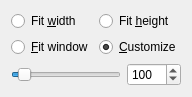
<?xml version="1.0" encoding="UTF-8"?>
<ui version="4.0">
 <class>ScaleWidget</class>
 <widget class="QWidget" name="ScaleWidget">
  <property name="geometry">
   <rect>
    <x>0</x>
    <y>0</y>
    <width>172</width>
    <height>88</height>
   </rect>
  </property>
  <property name="windowTitle">
   <string>Scale</string>
  </property>
  <layout class="QVBoxLayout" name="verticalLayout">
   <item>
    <layout class="QGridLayout" name="gridLayout">
     <item row="0" column="0">
      <widget class="QRadioButton" name="width">
       <property name="text">
        <string>Fit &amp;width</string>
       </property>
      </widget>
     </item>
     <item row="0" column="1">
      <widget class="QRadioButton" name="height">
       <property name="text">
        <string>Fit &amp;height</string>
       </property>
      </widget>
     </item>
     <item row="1" column="0">
      <widget class="QRadioButton" name="window">
       <property name="text">
        <string>&amp;Fit window</string>
       </property>
      </widget>
     </item>
     <item row="1" column="1">
      <widget class="QRadioButton" name="custom">
       <property name="text">
        <string>&amp;Customize</string>
       </property>
       <property name="checked">
        <bool>true</bool>
       </property>
      </widget>
     </item>
    </layout>
   </item>
   <item>
    <layout class="QHBoxLayout" name="horizontalLayout">
     <item>
      <widget class="QSlider" name="scaleSlider">
       <property name="maximum">
        <number>1600</number>
       </property>
       <property name="value">
        <number>100</number>
       </property>
       <property name="orientation">
        <enum>Qt::Horizontal</enum>
       </property>
      </widget>
     </item>
     <item>
      <widget class="QSpinBox" name="spinBox">
       <property name="maximum">
        <number>1600</number>
       </property>
       <property name="value">
        <number>100</number>
       </property>
      </widget>
     </item>
    </layout>
   </item>
  </layout>
 </widget>
 <resources/>
 <connections>
  <connection>
   <sender>scaleSlider</sender>
   <signal>valueChanged(int)</signal>
   <receiver>spinBox</receiver>
   <slot>setValue(int)</slot>
   <hints>
    <hint type="sourcelabel">
     <x>72</x>
     <y>58</y>
    </hint>
    <hint type="destinationlabel">
     <x>138</x>
     <y>58</y>
    </hint>
   </hints>
  </connection>
  <connection>
   <sender>spinBox</sender>
   <signal>valueChanged(int)</signal>
   <receiver>scaleSlider</receiver>
   <slot>setValue(int)</slot>
   <hints>
    <hint type="sourcelabel">
     <x>135</x>
     <y>71</y>
    </hint>
    <hint type="destinationlabel">
     <x>83</x>
     <y>70</y>
    </hint>
   </hints>
  </connection>
  <connection>
   <sender>custom</sender>
   <signal>toggled(bool)</signal>
   <receiver>spinBox</receiver>
   <slot>setEnabled(bool)</slot>
   <hints>
    <hint type="sourcelabel">
     <x>137</x>
     <y>44</y>
    </hint>
    <hint type="destinationlabel">
     <x>133</x>
     <y>66</y>
    </hint>
   </hints>
  </connection>
  <connection>
   <sender>custom</sender>
   <signal>toggled(bool)</signal>
   <receiver>scaleSlider</receiver>
   <slot>setEnabled(bool)</slot>
   <hints>
    <hint type="sourcelabel">
     <x>114</x>
     <y>43</y>
    </hint>
    <hint type="destinationlabel">
     <x>60</x>
     <y>65</y>
    </hint>
   </hints>
  </connection>
 </connections>
</ui>
